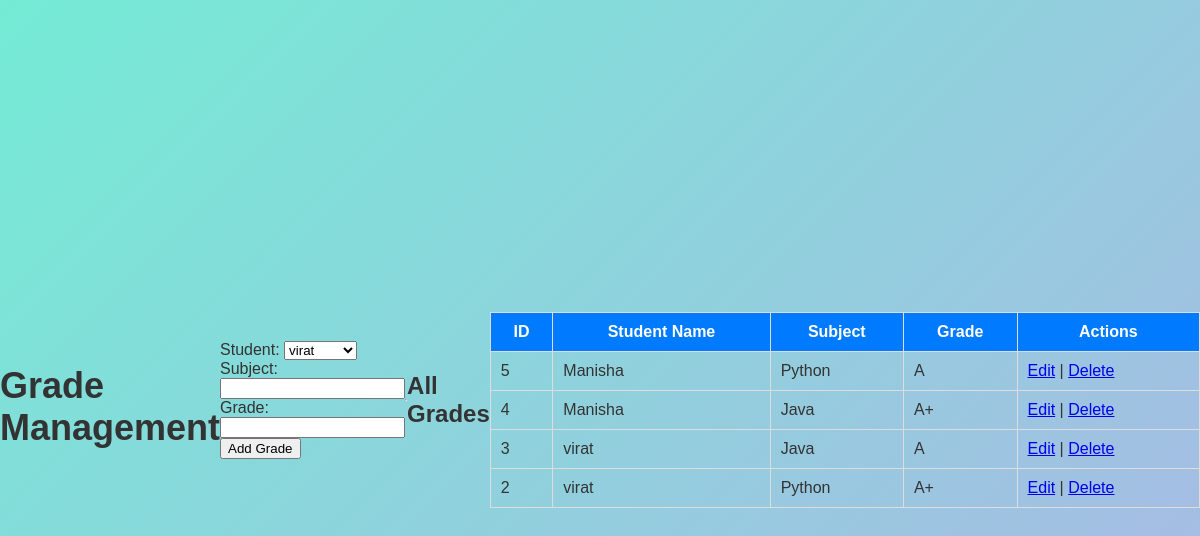
Screenshot of /grades with the database file from the repository.
### tables this page shows
CREATE TABLE grades (
            id INTEGER PRIMARY KEY AUTOINCREMENT,
            student_id INTEGER,
            subject TEXT NOT NULL,
            grade TEXT NOT NULL,
            FOREIGN KEY(student_id) REFERENCES students(id)
        );

CREATE TABLE students (
            id INTEGER PRIMARY KEY AUTOINCREMENT,
            name TEXT NOT NULL,
            email TEXT NOT NULL,
            course TEXT NOT NULL
        );

### app.py (the view, shortened to what this page needs)
@app.route('/grades', methods=['GET', 'POST'])
def grades():
    conn = sqlite3.connect('students.db')
    cursor = conn.cursor()
    cursor.execute('SELECT id, name FROM students')
    students = cursor.fetchall()
    cursor.execute('''
    SELECT g.id, s.name, g.subject, g.grade
    FROM grades g
    JOIN students s ON g.student_id = s.id
    ORDER BY g.id DESC
    ''')
    records = cursor.fetchall()
    conn.close()
    return render_template('grades.html', students=students, records=records)

### templates/grades.html (shortened to what this page needs)
<!DOCTYPE html>
<html lang="en">
<head>
    <link rel="stylesheet" href="{{ url_for('static', filename='style.css') }}">
</head>
<body>
    <h1>Grade Management</h1>
    <form method="POST">
        <label for="student_id">Student:</label>
        <select name="student_id" required>
            {% for id, name in students %}
                <option value="{{ id }}">{{ name }}</option>
            {% endfor %}
        </select><br>
        <label for="subject">Subject:</label>
        <input type="text" name="subject" required><br>
        <label for="grade">Grade:</label>
        <input type="text" name="grade" required><br>
        <button type="submit">Add Grade</button>
    </form>
    <hr>
    <h2>All Grades</h2>
    <table border="1">
        <tr>
            <th>ID</th>
            <th>Student Name</th>
            <th>Subject</th>
            <th>Grade</th>
            <th>Actions</th>
        </tr>
        {% for row in records %}
        <tr>
            <td>{{ row[0] }}</td>
            <td>{{ row[1] }}</td>
            <td>{{ row[2] }}</td>
            <td>{{ row[3] }}</td>
            <td>
                <a href="{{ url_for('edit_grade', id=row[0]) }}">Edit</a> |
                <a href="{{ url_for('delete_grade', id=row[0]) }}" onclick="return confirm('Delete this grade?');">Delete</a>
            </td>
        </tr>
        {% endfor %}
    </table>
</body>
</html>

### static/style.css (style rules this page uses)
body { margin: 0; padding: 0; font-family: 'Poppins', sans-serif; background: linear-gradient(135deg, #74ebd5, #ACB6E5); height: 100vh; display: flex; align-items: center; justify-content: center; color: #333; animation: fadeIn 2s ease-in; }
h1 { font-size: 36px; margin-bottom: 10px; color: #333; }
table { width: 100%; border-collapse: collapse; margin-top: 20px; }
table th, table td { border: 1px solid #ddd; padding: 10px; }
table th { background-color: #007BFF; color: white; }

### rows the page displays
grades: id "5", name "Manisha", subject "Python", grade "A"
grades: id "4", name "Manisha", subject "Java", grade "A+"
grades: id "3", name "virat", subject "Java", grade "A"
grades: id "2", name "virat", subject "Python", grade "A+"

### other values shown
form field student_id "virat"
